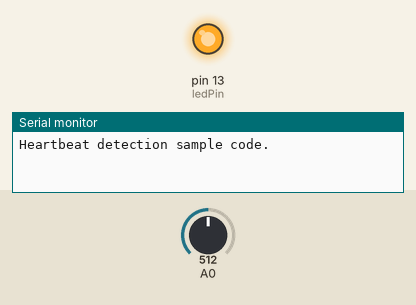
Simulated run of this sketch. Board: Arduino Uno, built with avr-gcc and run on an emulated ATmega328P. Parts: output pins drawn as LEDs (lit = HIGH), the last lines printed to the serial monitor. The test bench sets the inputs (shaded band); at power-on: A0 = 512.

Above: at 0.01 s.
At 1.2 s:
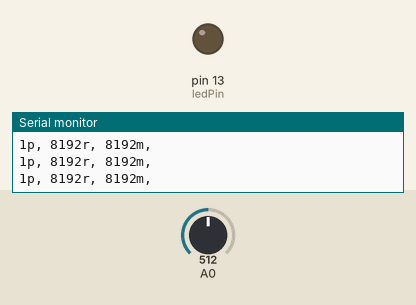
1.3 s: A0 set to 122
Timing chart, 0 to 4.3 s (numbered marks = the images above; inputs shaded):
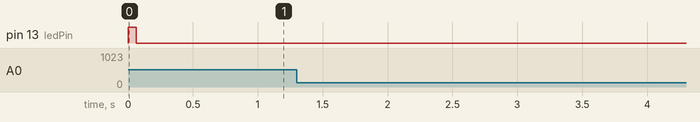

The sketch:

heartbeat_demo.ino
```cpp
// (licence header left out)
////////////////////////////////////////////////////////////////////////
/// @param[in] IRSensorPin Analog pin on which IR detector is connected
/// @param[in] delay (msec) delay between calls to this method. It is
///                  best to call it at least 5 times per beat, aka
///                  no slower than 150msec for 70bpm. An ideal value
///                  is 60ms or faster to handle up to 200 BPM.
///
/// @brief
/// True if heartbeat is detected on the sensor.
/// This code is trivial and just does a peak detection, instead of
/// trying to detect the heart’s pulse waveform.
/// Note: I am fudging sensor data with the delay to make the integer
/// math after that uses constants, somewhat independant of the sleep
/// delay used in the main loop. Otherwise if maxValue decays too slow
/// or too fast, it causes glitches and false beat detection.
////////////////////////////////////////////////////////////////////////
//#define HBDEBUG(i) i
#define HBDEBUG(i) i

bool heartbeatDetected(int IRSensorPin, int delay) {
  static int maxValue = 0;
  static bool isPeak = false;
  int rawValue;
  bool result = false;

  rawValue = analogRead(IRSensorPin);
  // Separated because analogRead() may not return an int
  rawValue *= (1000 / delay);
  HBDEBUG(Serial.print(isPeak); Serial.print("p, "));
  HBDEBUG(Serial.print(rawValue); Serial.print("r, "));
  HBDEBUG(Serial.print(maxValue); Serial.print("m, "));

  // If sensor shifts, then max is out of whack.
  // Just reset max to a new baseline.
  if (rawValue * 4L < maxValue) {
    maxValue = rawValue * 0.8;
    HBDEBUG(Serial.print("RESET, "));
  }

  // Detect new peak
  if (rawValue > maxValue - (1000 / delay)) {
    // Only change peak if we find a higher one.
    if (rawValue > maxValue) {
      maxValue = rawValue;
    }
    // Only return true once per peak.
    if (isPeak == false) {
      result = true;
      HBDEBUG(Serial.print(result); Serial.print(",  *"));
    }
    isPeak = true;
  } else if (rawValue < maxValue - (3000 / delay)) {
    isPeak = false;
    // Decay max value to adjust to sensor shifting
    // Note that it may take a few seconds to re-detect
    // the signal when sensor is pushed on meatier part
    // of the finger. Another way would be to track how
    // long since last beat, and if over 1sec, reset
    // maxValue, or to use derivatives to remove DC bias.
    maxValue -= (1000 / delay);
  }
  HBDEBUG(Serial.print("\n"));
  return result;
}

////////////////////////////////////////////////////////////////////////
// Arduino main code
////////////////////////////////////////////////////////////////////////
int ledPin = 13;
int analogPin = 0;

void setup() {
  // Built-in arduino board pin for the display LED
  pinMode(ledPin, OUTPUT);

  // Init serial console
  Serial.begin(9600);
  Serial.println("Heartbeat detection sample code.");
}

const int delayMsec = 60; // 100msec per sample

// The main loop blips the LED and computes BPMs on serial port.
void loop() {
  static int beatMsec = 0;
  int heartRateBPM = 0;

  if (heartbeatDetected(analogPin, delayMsec)) {
    heartRateBPM = 60000 / beatMsec;
    digitalWrite(ledPin, 1);

    // Print msec/beat and instantaneous heart rate in BPM
    Serial.print(beatMsec);
    Serial.print(", ");
    Serial.println(heartRateBPM);

    beatMsec = 0;
  } else {
    digitalWrite(ledPin, 0);
  }
  // Note: I assume the sleep delay is way longer than the
  // number of cycles used to run the code hence the error
  // is negligible for math.
  delay(delayMsec);
  beatMsec += delayMsec;
}
```
